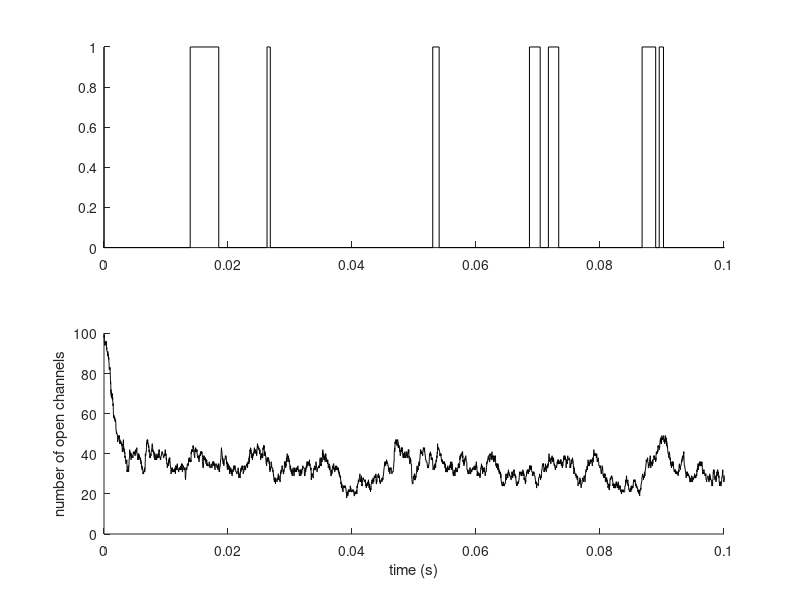

MATLAB code to generate this figure:
%
%  Gabbiani & Cox, Mathematics for Neuroscientists, 2nd ed
%

%these are the mean of the corresponding exponential distributions 
%given by 1/alpha and 1/beta, respectively
alpha = 100; %in 1/s
m_alpha = 1/alpha;

beta = 500; %in 1/s
m_beta = 1/beta;

n_trans = 30;

s_vect = zeros(1,n_trans);
s_vect(1) = rand(1) < 0.5;

t_vect = zeros(1,n_trans);

for i = 2: n_trans
    if ( s_vect(i-1) == 0 )
        %closed, duration determined by alpha
        tnext = exprnd(m_alpha);
        s_vect(i) = 1;
        t_vect(i) = t_vect(i-1) + tnext;
    else
        %open, duration determined by beta
        tnext = exprnd(m_beta);
        s_vect(i) = 0;
        t_vect(i) = t_vect(i-1) + tnext;
    end;
end;

h_f1 = figure;
h_a1 = subplot(2,1,1);
for i = 2:n_trans
    line('Parent',h_a1,'XData',[t_vect(i-1) t_vect(i)],'YData',[s_vect(i-1) s_vect(i-1)]);
    line('Parent',h_a1,'XData',[t_vect(i) t_vect(i)],'YData',[s_vect(i-1) s_vect(i)]);
end;
set(h_a1,'XLim',[0 100e-3]); %100 ms 

%t_vect(n_trans);

n_chan = 200;
%get approx the same time
n_trans1 = n_trans*n_chan;

%number of open channels
s1_vect = zeros(1,n_trans1);
%s1_vect(1) = round(n_chan*rand(1)); %random number of open channels
s1_vect(1) = 100;

t1_vect = zeros(1,n_trans1);

for i = 2: n_trans1
    %total current transition rate: Nclosed*alpha + Nopen*beta
    nclosed = n_chan-s1_vect(i-1);
    lambda = nclosed*alpha + s1_vect(i-1)*beta;
    
    %time of next transition
    tnext = exprnd(1/lambda);
    t1_vect(i) = t1_vect(i-1) + tnext;
    
    %given a transition, probability of C->O
    lambda1 = nclosed*alpha/lambda;
    
    if ( rand(1) <= lambda1 )
        %C->O transition
        s1_vect(i) = s1_vect(i-1) +1;
    else
        %O->C transition
        s1_vect(i) = s1_vect(i-1) - 1;
    end;
end;

n_max = 1 + 2*(n_trans1-1);
x_v = zeros(1,n_max);
y_v = zeros(1,n_max);
x_v(1) = t1_vect(1);
x_v(2:2:n_max-1) = t1_vect(2:n_trans1);
x_v(3:2:n_max) = t1_vect(2:n_trans1);

y_v(1:2:n_max-2) = s1_vect(1:n_trans1-1);
y_v(2:2:n_max-1) = s1_vect(1:n_trans1-1);
y_v(n_max) = s1_vect(n_trans);

h_a2 = subplot(2,1,2);
line('Parent',h_a2,'XData',x_v,'YData',y_v);

set(h_a2,'XLim',[0 100e-3]); %100 ms 
xlabel('time (s)');
ylabel('number of open channels');

%print(handles.figure1,'-depsc2','twostatechan.eps');
